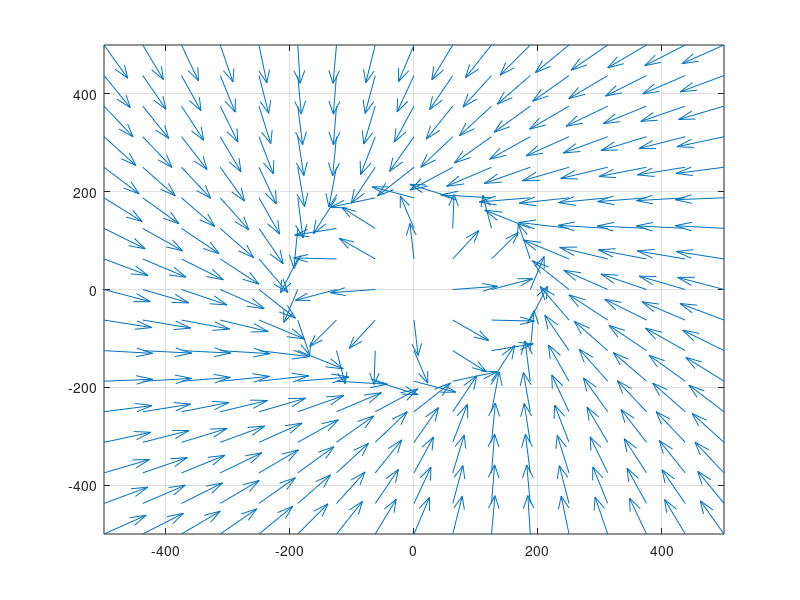

MATLAB code for this plot:
%%
x_minmax = [-200.0, 200.0];
y_minmax = [-200.0, 200.0];
points = 15;
spd = 10.0;
Rd = 100.0;
gamma = 0.2;
 
[X, Y] = meshgrid(linspace(x_minmax(1),x_minmax(2),points), linspace(y_minmax(1),y_minmax(2),points));
R = sqrt(X.^2 + Y.^2);
[m, n] = size(X);
U = zeros(m, n);
V = zeros(m, n);
for i = 1 : m
    for j = 1 : n
        u_rn = [0,0,1];
        u_rt = [X(i,j), Y(i,j), 0];
        u_rt = u_rt / max(1.0, sqrt(dot(u_rt,u_rt)));
        rn = 0;
        rt = R(i,j);
 
        alpha = (1/spd)*sqrt(power(rn,2)+power(rt-Rd,2)+power(Rd*gamma,2));
        dVf = rn*u_rn + (rt - Rd)*u_rt;
        Contraction = dVf / alpha;
        Circular = gamma * rt * cross(u_rn, u_rt) / alpha;
        h = -Contraction + Circular;
        U(i,j) = h(1);
        V(i,j) = h(2);
    end
end
 
 
figure(1);
quiver(X,Y,U,V, 0.5);
grid on;
%%
x_minmax = [-500.0, 500.0];
y_minmax = [-500.0, 500.0];
points = 17;
spd = 10.0;
Rd = 200.0;
gamma = 0.2;
f = 1.0;
a = Rd / 20;
b = Rd * (f-1);
 
[X, Y] = meshgrid(linspace(x_minmax(1),x_minmax(2),points), linspace(y_minmax(1),y_minmax(2),points));
R = sqrt(X.^2 + Y.^2);
[m, n] = size(X);
U = zeros(m, n);
V = zeros(m, n);
for i = 1 : m
    for j = 1 : n
        u_rn = [0,0,1];
        u_rt = [X(i,j), Y(i,j), 0];
        u_rt = u_rt / max(1.0, sqrt(dot(u_rt,u_rt)));
%         u = u_rt(1); u_rt(1) = (power(abs(u)+a,2)+a*(b-a))/power(abs(u)+a,2);
        rn = 0;
        rt = R(i,j);
 
        alpha = (1/spd)*sqrt(power(rn,2)+power(rt-Rd,2)+power(Rd*gamma,2));
        dVf = rn*u_rn + (rt - Rd)*u_rt;
        Contraction = dVf / alpha;
        Circular = gamma * rt * cross(u_rn, u_rt) / alpha;
        h = -Contraction + Circular;
        u = h(1);
%         U(i,j) = (power(abs(u)+a,2)+a*(b-a))/power(abs(u)+a,2);
        U(i,j) = u * (abs(u) + b)/(abs(u) + a);
        U(i,j) = h(1);
        V(i,j) = h(2);
    end
end
 
 
figure(1);
quiver(X,Y,U,V, 1.0);
xlim([x_minmax(1), x_minmax(2)]);
ylim([y_minmax(1), y_minmax(2)]);
grid on;
